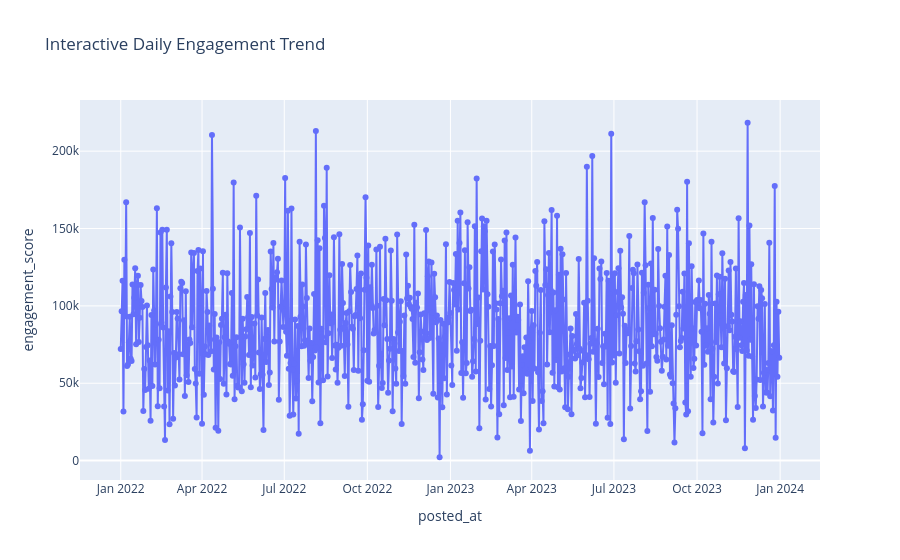

Notebook code for this chart:
### Code cell
#Plotly Interactive Visualizations
#Interactive Line Chart: Daily Engagement Trend
daily_df = daily_engagement.reset_index()

fig = px.line(
    daily_df,
    x='posted_at',
    y='engagement_score',
    title='Interactive Daily Engagement Trend',
    markers=True
)

fig.show()

### Figure 1 — Plotly figure (JSON) as saved in the notebook; plotly's stock layout.template omitted (floating-point values rounded to 4 significant figures; data arrays with more than 128 entries replaced by an {"elided": "..."} marker saying what was removed)
{"data": [{"hovertemplate": "posted_at=%{x}<br>engagement_score=%{y}<extra></extra>", "legendgroup": "", "line": {"color": "#636efa", "dash": "solid"}, "marker": {"symbol": "circle"}, "mode": "markers+lines", "name": "", "orientation": "v", "showlegend": false, "type": "scatter", "x": {"elided": "729 str values"}, "xaxis": "x", "y": {"elided": "729 int values"}, "yaxis": "y"}], "layout": {"legend": {"tracegroupgap": 0}, "title": {"text": "Interactive Daily Engagement Trend"}, "xaxis": {"anchor": "y", "domain": [0, 1], "title": {"text": "posted_at"}}, "yaxis": {"anchor": "x", "domain": [0, 1], "title": {"text": "engagement_score"}}}}
